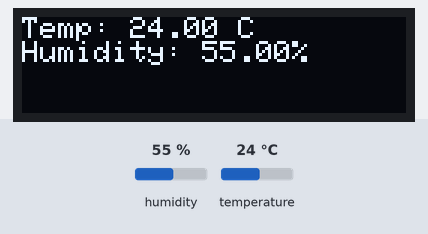
This sketch was run on a simulated ESP8266 (NodeMCU). Parts: 128×32 one-colour display. The test bench sets the inputs (shaded band); at power-on: humidity 55 %, temperature 24 °C.

Above: at 2.9 s.
3.0 s: humidity set to 22 %
At 5.3 s:
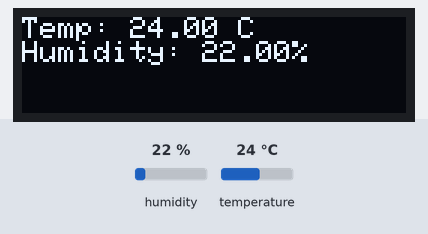
5.7 s: temperature set to 12 °C
At 6.5 s:
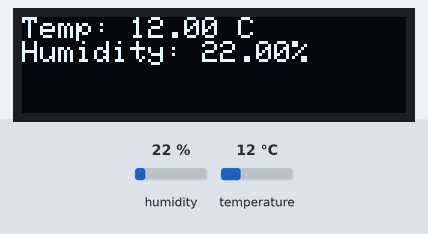
8.4 s: humidity set to 40 %
At 10.8 s:
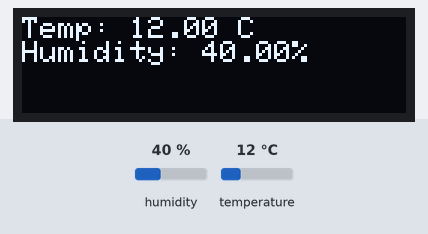
11.8 s: temperature set to 19 °C
At 12.9 s:
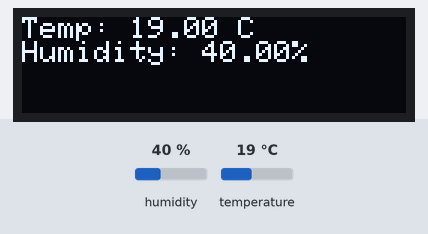
Timing chart, 0 to 14.8 s (numbered marks = the images above; inputs shaded):
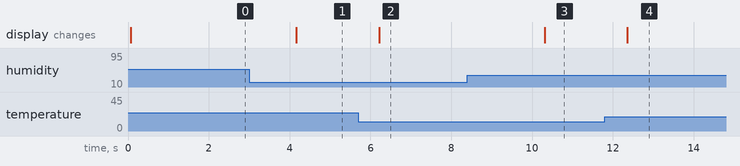

Measured:
- after the input at 3.0 s, the display: changes after 1.2 s (image 1)
- after the input at 5.7 s, the display: changes after 0.51 s (image 2)
- after the input at 8.4 s, the display: changes after 1.9 s (image 3)
- after the input at 11.8 s, the display: changes after 0.56 s (image 4)

The sketch:

DHT11OLED.ino
```cpp
#include <SPI.h>
#include <Wire.h>
#include <Adafruit_GFX.h>
#include <Adafruit_SSD1306.h>
#include <Adafruit_Sensor.h>
#include <DHT.h>


Adafruit_SSD1306 OLED = Adafruit_SSD1306(128, 32);

float temp;
float hum;
DHT dht11(D4,DHT11);

void setup() {
  temp = 0;
  hum = 0;
  Serial.begin(9600);
  dht11.begin();
  OLED.begin(SSD1306_SWITCHCAPVCC, 0x3c);
  OLED.clearDisplay();
  OLED.setTextSize(1);
  OLED.setTextColor(WHITE);
  OLED.setCursor(5,0);
}

void loop() {
  temp = dht11.readTemperature();
  hum = dht11.readHumidity();

  OLED.clearDisplay();
  OLED.setCursor(0,0);
  OLED.print("Temp: ");
  OLED.print(temp);
  OLED.println(" C");
  OLED.print("Humidity: ");
  OLED.print(hum);
  OLED.println("%");
  OLED.display();
  delay(1000);
}
```
